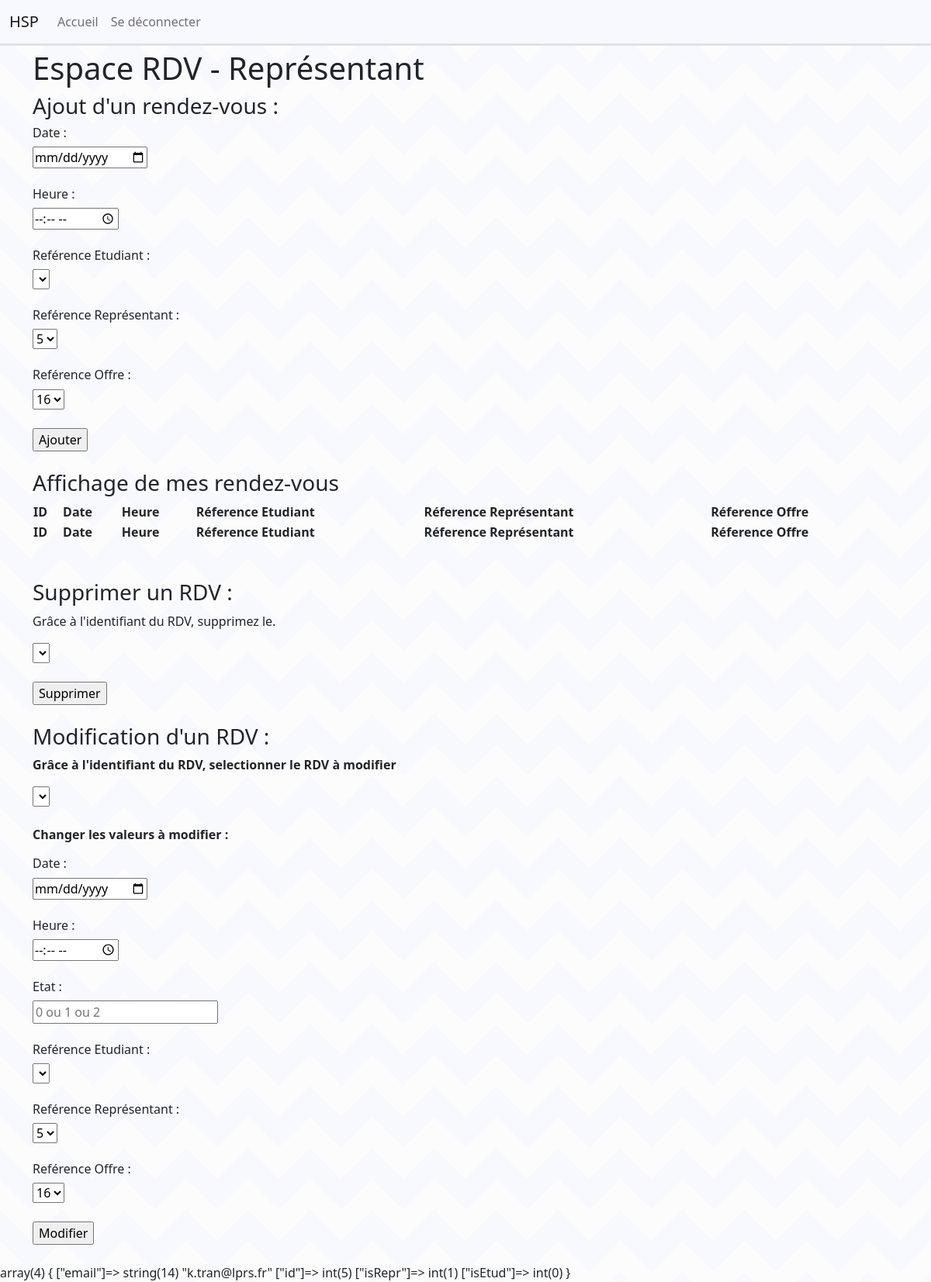
The page /vue/vue-rdv.php (signed in) on the database as committed earlier.
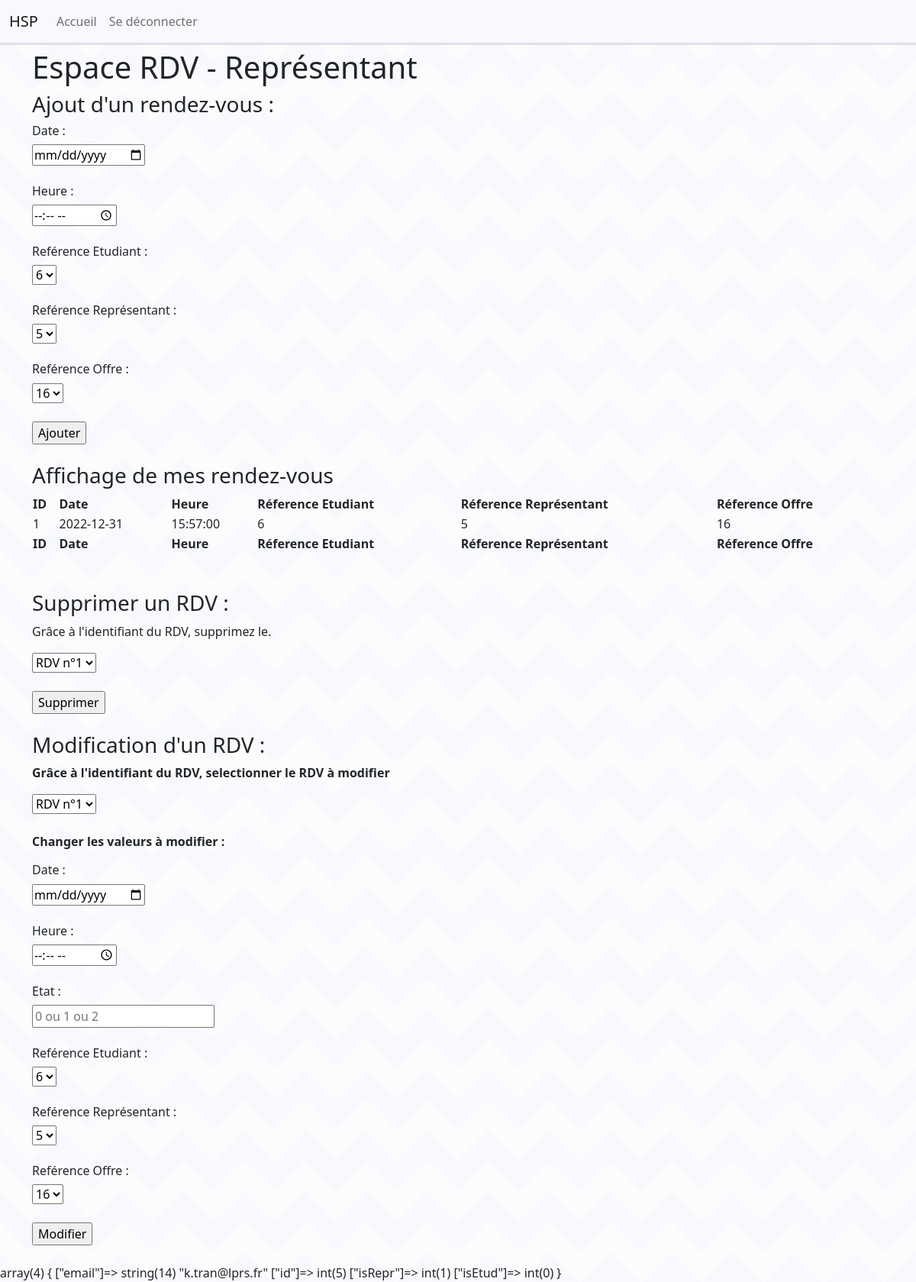
The same page on the database as committed later.
### tables this page shows
CREATE TABLE IF NOT EXISTS `rdv` (
  `id_rdv` int(11) NOT NULL AUTO_INCREMENT,
  `date_rdv` date NOT NULL,
  `heure` time NOT NULL,
  `etat` tinyint(1) NOT NULL,
  `ref_etudiant` int(11) NOT NULL,
  `ref_representant` int(11) NOT NULL,
  `ref_offre` int(11) NOT NULL,
  PRIMARY KEY (`id_rdv`),
  KEY `ref_etudiant` (`ref_etudiant`),
  KEY `ref_offre` (`ref_offre`),
  KEY `ref_representant` (`ref_representant`)
);

### src/bdd/Database.php (called while the page is built, shortened)
<?php
class Database
{
    private $host;
    private $dbname;
    private $user;
    private $pwd;
    public function __construct()
    {
        $this->host = "localhost";
        $this->dbname = "hsp-skh";
        $this->user = "root";
        $this->pwd = "";
    }
    public function getBdd()
    {
        return $this->bdd = new PDO("mysql:host=".$this->host.";dbname=".$this->dbname,$this->user,$this->pwd);
    }
}

### src/modele/Representant.php (called while the page is built, shortened)
<?php
class Representant extends Utilisateur
{
    public function selectRepresentant($bdd){
        $sel = $bdd->getBdd()->prepare("SELECT * FROM representant");
        $sel->execute();
        $result = $sel->fetchAll();
        return $result;
    }
}

### src/modele/Offre.php (called while the page is built, shortened)
<?php
class Offre
{
    public function selectOffre($bdd){
        $sel = $bdd->getBdd()->prepare("SELECT * FROM offre");
        $sel->execute();
        $result = $sel->fetchAll();
        return $result;
    }
}

### src/modele/Etudiant.php (called while the page is built, shortened)
<?php
class Etudiant
{
    public function selectEtudiant($bdd){
        $sel = $bdd->getBdd()->prepare("SELECT * FROM etudiant");
        $sel->execute();
        $result = $sel->fetchAll();
        return $result;
    }
}

### src/modele/Rdv.php (called while the page is built, shortened)
<?php
class Rdv
{
    private $refrepresentant;
    public function hydrate(array $donnees){
        foreach ($donnees as $key => $value)
        {
            $method = 'set'.ucfirst($key);
        }
    }
    public function setRefrepresentant($refrepresentant)
    {
        $this->refrepresentant = $refrepresentant;
    }
    public function getRefrepresentant()
    {
        return $this->refrepresentant;
    }
    public function selectRdv($bdd){
        $sel = $bdd->getBdd()->prepare("SELECT * FROM rdv WHERE ref_representant = :ref");
        $sel->execute(array(
            'ref'=>$this->getRefrepresentant()
        ));
        return $sel->fetchAll();
    }
}

### vue/vue-rdv.php (the view, shortened to what this page needs)
<?php
require_once '../src/bdd/Database.php';
require_once '../src/modele/Rdv.php';
require_once '../src/modele/Etudiant.php';
require_once '../src/modele/Representant.php';
require_once '../src/modele/Offre.php';
$bdd = new Database();
$etu = new Etudiant(array());
$repr = new Representant(array());
$offre = new Offre(array());
?>
    <!doctype html>
    <html lang="fr">
    <head>
        <link rel="stylesheet" href="../assets/css/styles.css">
        <link href="https://cdn.jsdelivr.net/npm/select2@4.1.0-rc.0/dist/css/select2.min.css" rel="stylesheet" />
        <link rel="stylesheet" type="text/css" href="https://cdn.datatables.net/1.13.1/css/dataTables.bootstrap5.min.css">
        <link href="https://cdn.jsdelivr.net/npm/bootstrap@5.2.1/dist/css/bootstrap.min.css" rel="stylesheet"
>
    </head>
    <body>
    <header class="mb-4r">
        <nav class="navbar navbar-expand-lg fixed-top border-bottom border-3" style="background-color: #F8F8FF">
            <div class="container-fluid">
                <a class="navbar-brand" href="#">HSP</a>
                <ul class="navbar-nav me-auto mb-2 mb-lg-0">
                    <li class="nav-item"><a class="nav-link px-2" href="../index.php">Accueil</a></li>
                    <li class="nav-item"><a href="../src/traitement/deconnexion.php" class="nav-link px-2">Se déconnecter</a></li>
                </ul>
            </div>
        </nav>
    </header>
    <div class="container">
        <?php
        if (isset($_SESSION['isRepr'])){
            if ($_SESSION['isRepr'] == 1){
                ?>
        <div>
            <h1 class="mt-8">Espace RDV - Représentant</h1>
        </div>
        <h3>Ajout d'un rendez-vous : </h3>
        <form action="../src/traitement/add_rdv.php" method="post">
            <h6>Date : </h6>
            <input type="date" name="dates" required> <br><br>
            <h6>Heure : </h6>
            <input type="time" name="heure" placeholder="HH:MM:SS" required> <br><br>
            <h6>Reférence Etudiant : </h6>
            <select name="refetu" required>
                <?php
                $etu1 = $etu->selectEtudiant($bdd);
                $repr1 = $repr->selectRepresentant($bdd);
                $offre1 = $offre->selectOffre($bdd);
                foreach ($etu1 as $val){ ?>
                    <option value="<?php echo $val['ref_utilisateur']; ?>"><?php echo $val['ref_utilisateur']; ?></option>
                <?php } ?>
            </select> <br><br>
            <h6>Reférence Représentant : </h6>
            <select name="refrep" required>
                <?php foreach ($repr1 as $val1){ ?>
                <option value="<?php echo $val1['ref_utilisateur']; ?>"><?php echo $val1['ref_utilisateur']; ?></option>
                <?php } ?>
            </select> <br><br>
            <h6>Reférence Offre :</h6>
            <select name="refoff" required>
                <?php foreach ($offre1 as $val2){ ?>
                <option value="<?php echo $val2['id_offre']; ?>"><?php echo $val2['id_offre']; ?></option>
                <?php } ?>
            </select> <br><br>
            <input type="submit" value="Ajouter">
        </form>
        <?php
        $rdv = new Rdv(array(
                'refrepresentant'=>$_SESSION['id']
        ));
        $bdd = new Database();
        $res = $rdv->selectRdv($bdd);
        ?>  <br>
            <h3>Affichage de mes rendez-vous</h3>
        <table id="table" class="display" style="width:100%">
            <thead>
            <tr>
                <th>ID</th>
                <th>Date</th>
                <th>Heure</th>
                <th>Réference Etudiant</th>
                <th>Réference Représentant</th>
                <th>Réference Offre</th>
            </tr>
            </thead>
            <tbody>
            <?php foreach ($res as $value){ ?>
                <tr>
                    <td><?php echo $value['id_rdv'];?></td>
                    <td><?php echo $value['date_rdv'];?></td>
                    <td><?php echo $value['heure'];?></td>
                    <td><?php echo $value['ref_etudiant'];?></td>
                    <td><?php echo $value['ref_representant'];?></td>
                    <td><?php echo $value['ref_offre'];?></td>
                </tr>
            <?php } ?>
            </tbody>
            <tfoot>
            <tr>
                <th>ID</th>
                <th>Date</th>
                <th>Heure</th>
                <th>Réference Etudiant</th>
                <th>Réference Représentant</th>
                <th>Réference Offre</th>
            </tr>
            </tfoot>
        </table>
                <br>
                <form action="../src/traitement/delete_rdv.php" method="post">
                    <br>
                    <h3>Supprimer un RDV : </h3>
                    <p>Grâce à l'identifiant du RDV, supprimez le.</p>
                    <select class="js2" name="id" id="id">
                        <?php
                        foreach ($res as $value){
                            ?>
                            <option value="<?php echo $value['id_rdv'] ?>">RDV n°<?php echo $value['id_rdv'];?></option>
                            <?php
                        }
                        ?>
                    </select>
                    <br><br>
                    <input type="submit" value="Supprimer">
                </form>
                <br>
                <h3>Modification d'un RDV : </h3>
                <form action="../src/traitement/edit_rdv.php" method="post">
                    <strong><p>Grâce à l'identifiant du RDV, selectionner le RDV à modifier</p></strong>
                    <select class="js2" name="id" id="id">
                        <?php
                        foreach ($res as $value){
                            ?>
                            <option value="<?php echo $value['id_rdv']  ?>">RDV n°<?php echo $value['id_rdv'];?></option>
                            <?php
                        }
                        ?>
                    </select>
                    <br><br>
                    <strong><p>Changer les valeurs à modifier : </p></strong>
                    <h6>Date : </h6>
                    <input type="date" name="dates"> <br><br>
                    <h6>Heure : </h6>
                    <input type="time" name="heure" placeholder="HH:MM:SS"> <br><br>
                    <h6>Etat : </h6>
                    <input type="number" name="etat" placeholder="0 ou 1 ou 2"> <br><br>
                    <h6>Reférence Etudiant : </h6>
                    <select name="refetu" required>
                        <?php
                        $etu1 = $etu->selectEtudiant($bdd);
                        $repr1 = $repr->selectRepresentant($bdd);
                        $offre1 = $offre->selectOffre($bdd);
                        foreach ($etu1 as $val){ ?>
                            <option value="<?php echo $val['ref_utilisateur']; ?>"><?php echo $val['ref_utilisateur']; ?></option>
                        <?php } ?>
                    </select> <br><br>
                    <h6>Reférence Représentant : </h6>
                    <select name="refrep" required>
                        <?php foreach ($repr1 as $val1){ ?>
                            <option value="<?php echo $val1['ref_utilisateur']; ?>"><?php echo $val1['ref_utilisateur']; ?></option>
                        <?php } ?>
                    </select> <br><br>
                    <h6>Reférence Offre :</h6>
                    <select name="refoff" required>
                        <?php foreach ($offre1 as $val2){ ?>
                            <option value="<?php echo $val2['id_offre']; ?>"><?php echo $val2['id_offre']; ?></option>
                        <?php } ?>
                    </select> <br><br>
                    <input type="submit" value="Modifier">
                </form>
            <?php } }  ?>
        <br>
    </div>
    </body>
    </html>
<?php
var_dump($_SESSION);

### assets/css/styles.css (style rules this page uses)
.mb-lg-0 { margin-bottom: 0 !important; }
.mb-2 { margin-bottom: .5rem !important; }
a { color: inherit; text-decoration: inherit; }

### vue/vue-rdv.php (style rules this page uses)
body { background-color: #fcfcfc; background-image: linear-gradient(135deg, #f8f8ff 25%, transparent 25%), linear-gradient(225deg, #f8f8ff 25%, transparent 25%), linear-gradient(45deg, #f8f8ff 25%, transparent 25%), linear-gradient(315deg, #f8f8ff 25%, #fcfcfc 25%); background-position: 40px 0, 40px 0, 0 0, 0 0; background-size: 80px 80px; background-repeat: repeat; }
.mb-4r { margin-bottom: 4rem !important; }

Rows that differ between the two databases and show on the page:
added rdv: id_rdv "1", date_rdv "2022-12-31", heure "15:57:00", ref_etudiant "6", ref_representant "5", ref_offre "16"
Other text that changed with them:
form field refetu: (not shown) → "6"
form field id: (not shown) → "RDV n°1"
